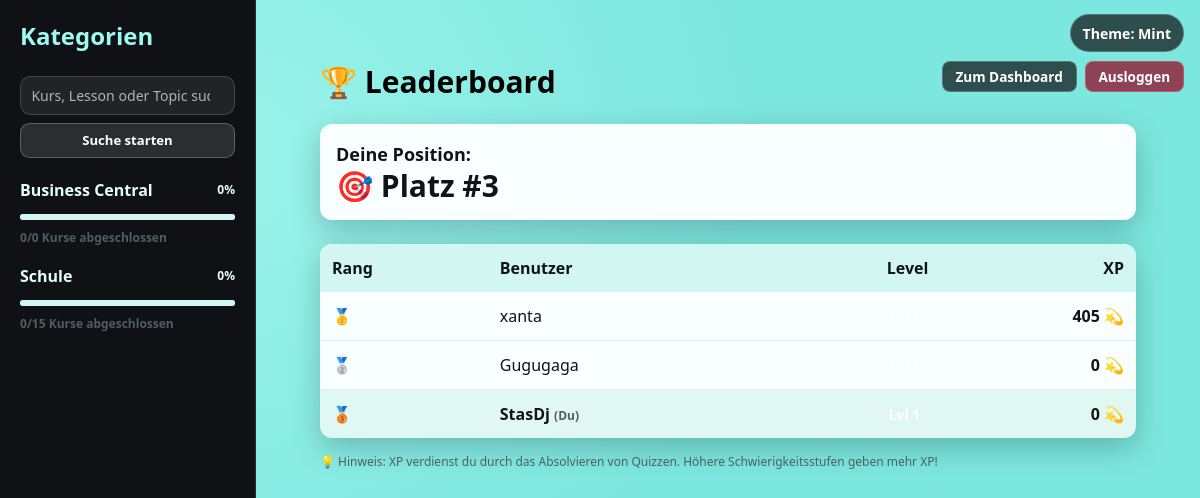
/leaderboard/ (signed in), run on the app's committed database.
### courses/models.py (models this page shows, shortened)
class Category(models.Model):
    name = models.CharField(max_length=120, unique=True)
    class Meta:
        ordering = ["name"]

### exams/models.py (models this page shows, shortened)
class UserProfile(models.Model):
    user = models.OneToOneField(User, on_delete=models.CASCADE, related_name="profile")
    total_xp = models.IntegerField(default=0)
    created_at = models.DateTimeField(auto_now_add=True)
    class Meta:
        ordering = ["-total_xp"]
    def get_level(self):
        return max(1, self.total_xp // 500 + 1)

### quiz/views.py (the view)
# urls.py: path("leaderboard/", views.leaderboard_view, name="leaderboard"),
@login_required
def leaderboard_view(request):
    leaderboard = get_leaderboard(limit=50)
    user_position = None
    if request.user.is_authenticated:
        from exams.models import UserProfile
        try:
            user_profile = UserProfile.objects.get(user=request.user)
            position = list(leaderboard.values_list('user_id', flat=True)).index(request.user.id) + 1
            user_position = position
        except (UserProfile.DoesNotExist, ValueError):
            user_position = None
    context = {
        "leaderboard": leaderboard,
        "user_position": user_position,
        **get_sidebar_context(request),
    }
    return render(request, "leaderboard.html", context)

### exams/gamification.py (called while the page is built)
def get_leaderboard(limit=20):
    return UserProfile.objects.all().order_by("-total_xp")[:limit]

### quiz/views.py (called while the page is built)
def course_is_completed(course, best_scores):
    total_questions = course.questions.count()
    best_score = best_scores.get(course.id)
    if total_questions <= 0 or best_score is None:
        return False
    return best_score >= total_questions

def get_course_progress(course, best_scores):
    total_questions = course.questions.count()
    best_score = best_scores.get(course.id, 0)
    if total_questions <= 0:
        return 0
    return int((best_score / total_questions) * 100)

### quiz/templates/leaderboard.html (shortened to what this page needs)
{% extends "base.html" %}
{% block content %}
<div class="layout-container page-pad">
    <h1 class="page-title">🏆 Leaderboard</h1>
    {% if user_position %}
    <div class="surface-card p-4 mb-6">
        <p class="text-lg font-semibold">Deine Position:</p>
        <p class="text-3xl font-bold text-primary">🎯 Platz #{{ user_position }}</p>
    </div>
    {% endif %}
    <div class="surface-card overflow-hidden">
        <table class="w-full">
            <thead class="background-muted" style="background: var(--track);">
                <tr>
                    <th class="p-3 text-left">Rang</th>
                    <th class="p-3 text-left">Benutzer</th>
                    <th class="p-3 text-right">Level</th>
                    <th class="p-3 text-right">XP</th>
                </tr>
            </thead>
            <tbody>
                {% for profile in leaderboard %}
                <tr {% if profile.user == user %}style="background: rgba(16, 185, 129, 0.1); font-weight: bold;"{% else %}style="border-bottom: 1px solid var(--track);"{% endif %}>
                    <td class="p-3">
                        {% if forloop.counter == 1 %}🥇{% elif forloop.counter == 2 %}🥈{% elif forloop.counter == 3 %}🥉{% else %}{{ forloop.counter }}{% endif %}
                    </td>
                    <td class="p-3">
                        {{ profile.user.username }}
                        {% if profile.user == user %}<span class="text-xs muted-text">(Du)</span>{% endif %}
                    </td>
                    <td class="p-3 text-right">
                        <span class="bg-primary text-white px-2 py-1 rounded text-sm">Lvl {{ profile.get_level }}</span>
                    </td>
                    <td class="p-3 text-right font-semibold">
                        {{ profile.total_xp }} 💫
                    </td>
                </tr>
                {% empty %}
                <tr>
                    <td colspan="4" class="p-4 text-center muted-text">
                        Noch keine Spieler auf dem Leaderboard
                    </td>
                </tr>
                {% endfor %}
            </tbody>
        </table>
    </div>
    <div class="text-xs muted-text mt-4">
        💡 Hinweis: XP verdienst du durch das Absolvieren von Quizzen. Höhere Schwierigkeitsstufen geben mehr XP!
    </div>
</div>
{% endblock %}

### templates/base.html (shortened to what this page needs)
<!DOCTYPE html>
{% load static %}
<html lang="de">
<head>
    <script src="https://cdn.tailwindcss.com"></script>
</head>
<body class="min-h-screen">
<button id="theme-toggle" class="theme-toggle" type="button">Theme: Mint</button>
{% if user.is_authenticated %}
<div class="quick-actions">
    <a href="{% url 'dashboard' %}" class="quick-btn">Zum Dashboard</a>
    <form method="post" action="{% url 'logout' %}" class="quick-logout-form">
        <button type="submit" class="quick-btn quick-btn-danger">Ausloggen</button>
    </form>
</div>
{% endif %}
<div class="flex min-h-screen">
    {% if user.is_authenticated %}
    <aside id="app-sidebar" class="w-64 shrink-0 p-5 overflow-y-auto border-r" style="background: var(--panel); border-color: var(--panel-border);" aria-label="Seitennavigation">
        <h2 class="text-2xl font-bold mb-6 sidebar-title">Kategorien</h2>
        <form method="get" action="{% url 'search' %}" class="mb-5">
            <input type="search" name="q" value="{{ search_query|default:'' }}" class="sidebar-search" placeholder="Kurs, Lesson oder Topic suchen..." aria-label="Kurs, Lesson oder Topic suchen">
            <button type="submit" class="sidebar-search-btn">Suche starten</button>
        </form>
        <ul class="space-y-4">
            {% for category in categories %}
            <li>
                <button
                    type="button"
                    data-category-id="{{ category.id }}"
                    class="w-full text-left font-semibold nav-trigger"
                    aria-expanded="false"
                    aria-controls="category-{{ category.id }}"
                >
                    <div class="flex items-center justify-between gap-3">
                        <span>{{ category.name }}</span>
                        <span class="text-xs">{{ category.progress }}%</span>
                    </div>
                    <progress class="category-progress mt-2" value="{{ category.progress }}" max="100"></progress>
                    <div class="text-xs mt-1 muted-text">{{ category.completed_courses }}/{{ category.total_courses }} Kurse abgeschlossen</div>
                </button>
            </li>
            {% empty %}
            <li class="muted-text">Keine Kategorien vorhanden</li>
            {% endfor %}
        </ul>
    </aside>
    {% endif %}
    <main id="main-content" class="flex-1 p-6 md:p-10 overflow-y-auto" tabindex="-1">
        {% block content %}{% endblock %}
    </main>
</div>
</body>
</html>

### templates/base.html (style rules this page uses)
:root { --bg-start: #7ce7de; --bg-end: #63ddd4; --panel: #0f1114; --panel-border: #2a3135; --card-bg: #f8fffe; --card-text: #111417; --muted-text: #4f5f60; --primary: #111417; --primary-hover: #000000; --focus-ring: rgba(17, 20, 23, 0.28); --bg-accent: #9af3eb; --track: #d2f7f3; --progress: #00d4aa; --progress-complete: #10b981; --nav-trigger: #e5fef9; --nav-trigger-hover: #9cfaf0; --nav-link: #c8f7f1; --nav-link-hover: #ffffff; --sidebar-title: #9cfaf0; }
body { background: radial-gradient(circle at 20% 20%, var(--bg-accent), var(--bg-start) 45%), linear-gradient(145deg, var(--bg-start), var(--bg-end)); }
.surface-card { background: var(--card-bg); color: var(--card-text); border-radius: 0.75rem; box-shadow: 0 10px 30px rgba(2, 6, 23, 0.22); }
.layout-container { max-width: 84rem; margin: 0 auto; }
.page-pad { padding: 1.5rem; }
.page-title { font-size: 1.875rem; line-height: 2.25rem; font-weight: 700; margin-bottom: 1.5rem; }
.muted-text { color: var(--muted-text); }
.nav-trigger { color: var(--nav-trigger); transition: color 160ms ease; }
.sidebar-title { color: var(--sidebar-title); }
.sidebar-search { width: 100%; border: 1px solid rgba(255, 255, 255, 0.15); border-radius: 0.65rem; background: rgba(255, 255, 255, 0.08); color: #ffffff; padding: 0.5rem 0.65rem; font-size: 0.88rem; }
.sidebar-search::placeholder { color: rgba(255, 255, 255, 0.65); }
.sidebar-search-btn { width: 100%; margin-top: 0.5rem; border: 1px solid rgba(255, 255, 255, 0.24); border-radius: 0.6rem; color: #ffffff; background: rgba(255, 255, 255, 0.12); font-size: 0.82rem; font-weight: 700; padding: 0.42rem 0.58rem; transition: background-color 160ms ease; }
.category-progress { width: 100%; height: 0.4rem; border: none; border-radius: 999px; overflow: hidden; background: var(--track); }
.theme-toggle { position: fixed; top: 0.9rem; right: 1rem; z-index: 50; border: 1px solid rgba(255, 255, 255, 0.22); background: rgba(17, 20, 23, 0.72); color: #ffffff; font-size: 0.88rem; font-weight: 600; padding: 0.45rem 0.75rem; border-radius: 999px; backdrop-filter: blur(6px); }
.quick-actions { position: fixed; top: 3.8rem; right: 1rem; z-index: 50; display: flex; gap: 0.5rem; flex-wrap: wrap; justify-content: flex-end; }
main { position: relative; z-index: 10; }
.quick-btn { display: inline-flex; align-items: center; justify-content: center; border: 1px solid rgba(255, 255, 255, 0.22); background: rgba(17, 20, 23, 0.72); color: #ffffff; font-size: 0.85rem; font-weight: 600; line-height: 1; padding: 0.5rem 0.8rem; border-radius: 0.5rem; backdrop-filter: blur(6px); transition: border-color 160ms ease, background-color 160ms ease; }
.quick-logout-form { margin: 0; }
.quick-btn-danger { background: rgba(147, 26, 52, 0.8); border-color: rgba(248, 113, 113, 0.45); }

### data on the page
Category: name "Business Central", progress "0", completed_courses "0", total_courses "0"
Category: name "Schule", progress "0", completed_courses "0", total_courses "15"
UserProfile: user.username "xanta", total_xp "405"
UserProfile: user.username "Gugugaga", total_xp "0"
UserProfile: user.username "StasDj", shows "(Du)", total_xp "0"

### other printed values
{{ user_position }} "3"
